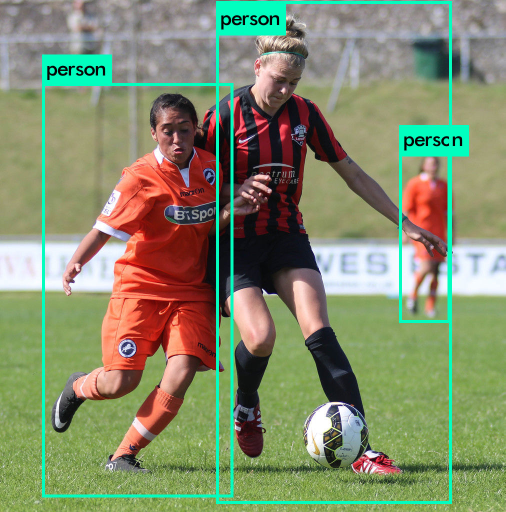
#> input picture predictions.jpg, 1011 x 1024 px, found by its file name (shown at 1/2 size)
$ jupyter execute --allow-errors yolov4_object_detection.ipynb   (shell and % lines are left out)
#> lines starting #> are read from the running program, lines starting #| are printed output that depends on the picture
[cell 1]
import cv2
cv2.__version__

[cell 2]
# CUDA: Let's check that Nvidia CUDA drivers are already pre-installed and which version is it.

[cell 3]
#we cloning the fork of darknet maintained by roboflow
#small changes have been made to configure darknet for training

[cell 4]
from google.colab import drive
#> (the rest of this cell did not finish here and is left out)

[cell 5]
import os
path = "/content/drive/MyDrive/project-3rd-sem/darknet"
os.chdir(path)

[cell 6]
# !sed -i 's/OPENCV=0/OPENCV=1/g' Makefile
# !sed -i 's/GPU=0/GPU=1/g' Makefile
# !sed -i 's/CUDNN=0/CUDNN=1/g' Makefile
# !sed -i "s/ARCH= -gencode arch=compute_60,code=sm_60/ARCH= -gencode arch=compute_${compute_capability},code=sm_${compute_capability}/g" Makefile

[cell 7]
#downloading the newly released yolov4 ConvNet
%cd /content/darknet

[cell 8]
%cd /content/darknet/

[cell 9]
#Set up training file directories for custom dataset
%cd /content/darknet/
#copy image and labels


with open('data/obj.data', 'w') as out:
  out.write('classes = 4\n')
  out.write('train = data/train.txt\n')
  out.write('valid = data/valid.txt\n')
  out.write('names = data/obj.names\n')
  out.write('backup = backup/')

#write train file (just the image list)
import os

#> (the rest of this cell did not finish here and is left out)

[cell 10]
#we build config dynamically based on number of classes
#we build iteratively from base config files. This is the same file shape as cfg/yolo-obj.cfg
def file_len(fname):
  with open(fname) as f:
    for i, l in enumerate(f):
      pass
  return i + 1

#> (the rest of this cell did not finish here and is left out)

# Training and Testing

[cell 11]
#define utility function
def imShow(path):
#> called with path = 'predictions.jpg'
  import cv2
  import matplotlib.pyplot as plt
  %matplotlib inline

  image = cv2.imread(path)
#> image is the input picture: shape (1024, 1011, 3); mean B, G, R 108.5, 140, 131.9
  height, width = image.shape[:2]
#> height = 1024; width = 1011
  resized_image = cv2.resize(image,(3*width, 3*height), interpolation = cv2.INTER_CUBIC)
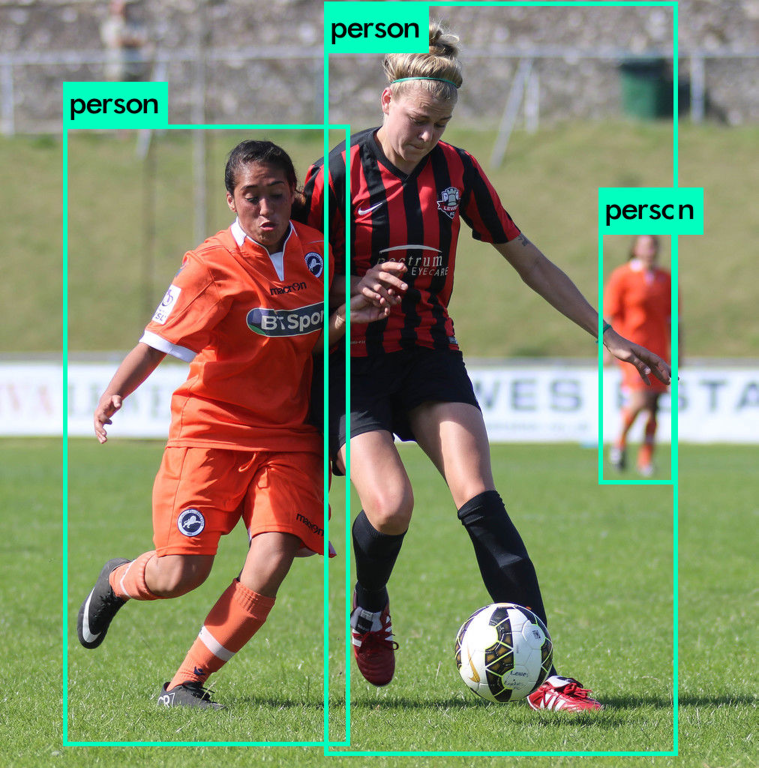
#> resized_image: shape (3072, 3033, 3) (shown at 1/4 size); mean B, G, R 108.5, 140, 131.9

  fig = plt.gcf()                   #getting the current figure
  fig.set_size_inches(18, 10)
  plt.axis("off")
  plt.imshow(cv2.cvtColor(resized_image, cv2.COLOR_BGR2RGB))
  plt.show()
